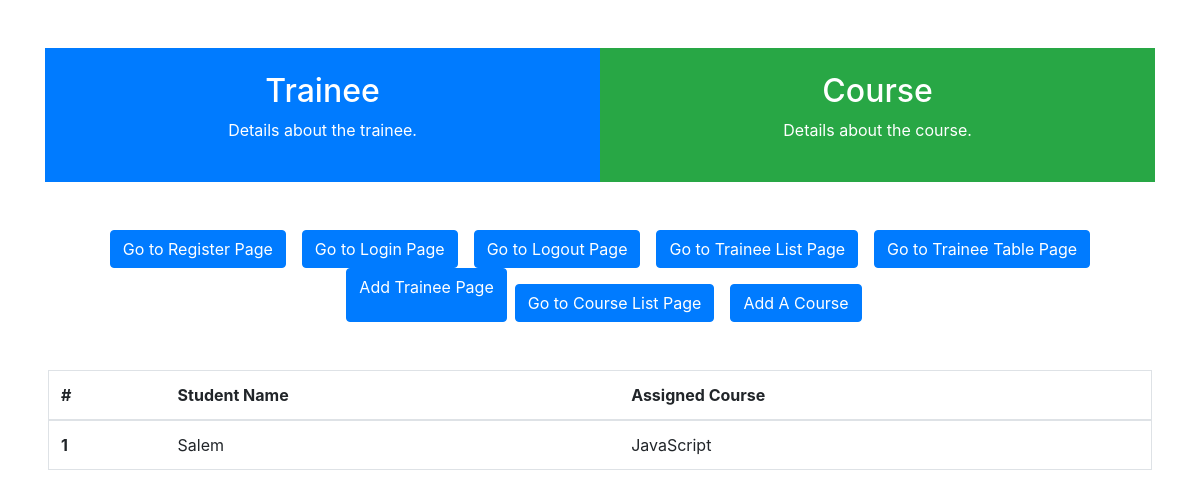
Before: /traineetable with the older database file.
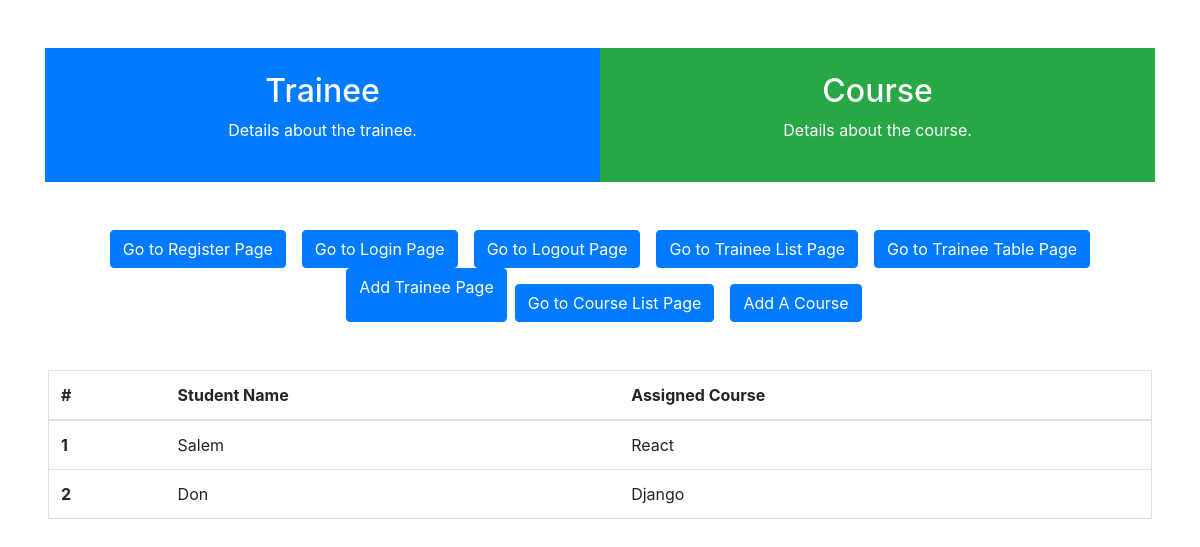
After: the same page with the newer database file.
### trainee/models.py (models this page shows, shortened)
class Trainee(models.Model):
    trainee = models.CharField(max_length=100)
    is_deleted = models.BooleanField(default=False)

class Course(models.Model):
    course = models.CharField(max_length=100)
    is_deleted = models.BooleanField(default=False)
    trainee = models.ForeignKey(Trainee, on_delete=models.CASCADE, null=True)

### trainee/views.py (the view)
# urls.py: path('traineetable', views.trainee_table, name="traineetable"),
def trainee_table(request):
    lst_trainees = Trainee.objects.all()
    lst_courses = Course.objects.all()
    two_combined_lists = zip(lst_trainees, lst_courses)
    return render(request, "trainee/trainee_table.html", {
        "trainee_course_lists": two_combined_lists
    })

### trainee/templates/trainee/trainee_table.html (shortened to what this page needs)
{% extends "trainee/layout.html" %}
{% block body %}
<div class="m-5">
<table class="table border">
    <thead>
        <tr>
            <th scope="col">#</th>
            <th scope="col">Student Name</th>
            <th scope="col">Assigned Course</th>
        </tr>
    </thead>
    <tbody>
        {% for trainee, course in trainee_course_lists %}
        <tr>
            <th scope="row">{{ forloop.counter }}</th>
            <td>{{ trainee.trainee }}</td>
            <td>{{ course.course }}</td>
        </tr>
        {% endfor %}
    </tbody>
</table>
</div>
{% endblock %}

Changed rows visible on the page:
computed for Trainee "Salem": course "JavaScript" → "React"
added Trainee: trainee "Don", course "Django"
